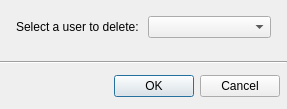
<ui version="4.0" >
 <class>DeleteUserDialog</class>
 <widget class="QDialog" name="DeleteUserDialog" >
  <property name="windowModality" >
   <enum>Qt::WindowModal</enum>
  </property>
  <property name="geometry" >
   <rect>
    <x>0</x>
    <y>0</y>
    <width>287</width>
    <height>109</height>
   </rect>
  </property>
  <property name="windowTitle" >
   <string>Delete User</string>
  </property>
  <property name="modal" >
   <bool>true</bool>
  </property>
  <layout class="QVBoxLayout" >
   <property name="spacing" >
    <number>0</number>
   </property>
   <property name="margin" >
    <number>0</number>
   </property>
   <item>
    <layout class="QHBoxLayout" >
     <property name="spacing" >
      <number>9</number>
     </property>
     <property name="margin" >
      <number>16</number>
     </property>
     <item>
      <widget class="QLabel" name="label" >
       <property name="text" >
        <string>Select a user to delete:</string>
       </property>
       <property name="wordWrap" >
        <bool>false</bool>
       </property>
      </widget>
     </item>
     <item>
      <widget class="QComboBox" name="userCombo" >
       <property name="sizePolicy" >
        <sizepolicy vsizetype="Fixed" hsizetype="MinimumExpanding" >
         <horstretch>0</horstretch>
         <verstretch>0</verstretch>
        </sizepolicy>
       </property>
      </widget>
     </item>
    </layout>
   </item>
   <item>
    <spacer>
     <property name="orientation" >
      <enum>Qt::Vertical</enum>
     </property>
     <property name="sizeType" >
      <enum>QSizePolicy::Expanding</enum>
     </property>
     <property name="sizeHint" stdset="0" >
      <size>
       <width>218</width>
       <height>0</height>
      </size>
     </property>
    </spacer>
   </item>
   <item>
    <widget class="Line" name="line" >
     <property name="orientation" >
      <enum>Qt::Horizontal</enum>
     </property>
    </widget>
   </item>
   <item>
    <layout class="QHBoxLayout" >
     <property name="spacing" >
      <number>9</number>
     </property>
     <property name="margin" >
      <number>7</number>
     </property>
     <item>
      <spacer>
       <property name="orientation" >
        <enum>Qt::Horizontal</enum>
       </property>
       <property name="sizeHint" stdset="0" >
        <size>
         <width>131</width>
         <height>31</height>
        </size>
       </property>
      </spacer>
     </item>
     <item>
      <widget class="QDialogButtonBox" name="buttonBox" >
       <property name="standardButtons" >
        <set>QDialogButtonBox::Cancel|QDialogButtonBox::Ok</set>
       </property>
      </widget>
     </item>
    </layout>
   </item>
  </layout>
 </widget>
 <resources/>
 <connections/>
</ui>
